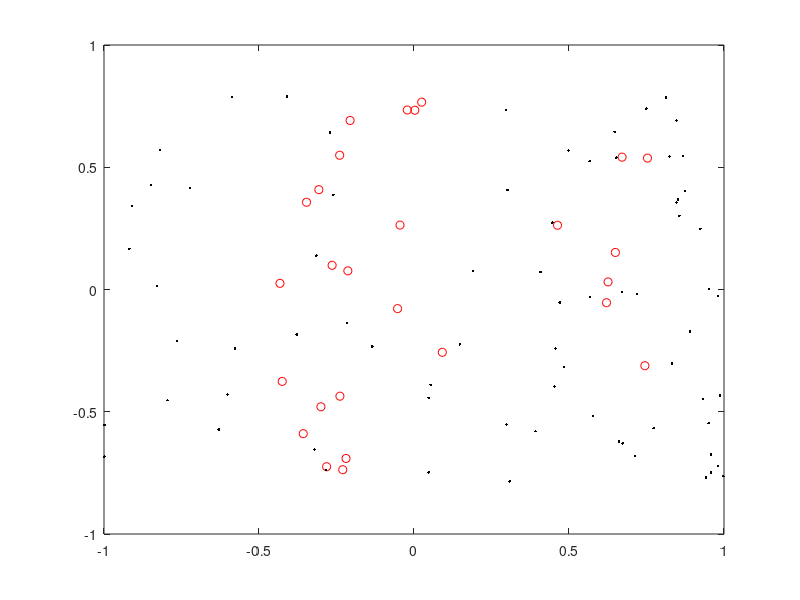
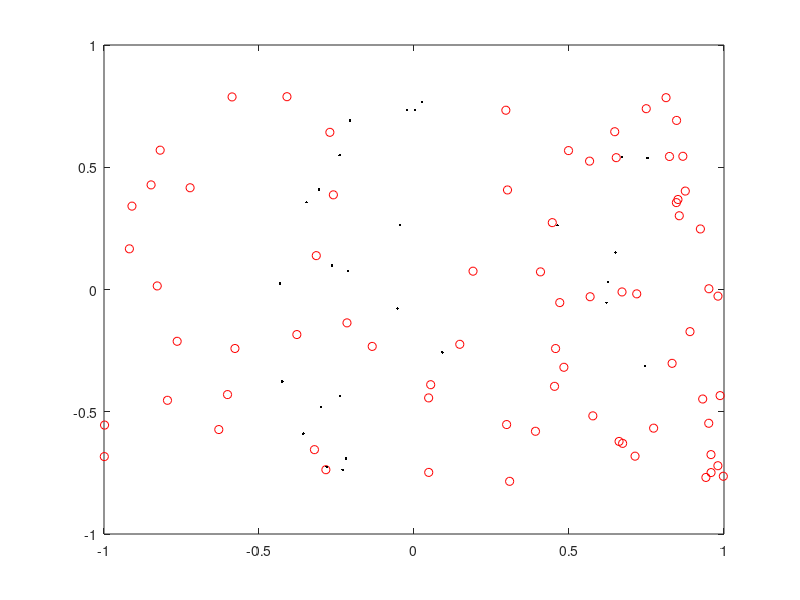

Write the MATLAB code that produced these figures, in order.

clc;
clear;

data_x=importdata('zestaw_12-train_set.txt');
%%3 wyrzucone, bo korelowało się z 1
data = data_x(:,[1,2,4,5]);

var_count=3;
class_count=2;
sample_count=size(data,1);

data_norm=zeros(sample_count,var_count);
data_center=zeros(sample_count,var_count);
labels=-1*ones(sample_count,class_count);
avg=zeros(var_count,1);

cos2=zeros(var_count);
var_ranking=zeros(class_count,var_count);
original_var_no=1:1:var_count;
min_max = zeros(var_count,2);

for i=1:1:var_count
   avg(i)=mean(data(:,i));
   %min_max(i,:) = [min(data(:,i)), max(data(:,i))];
   %data_norm(:,i)=(data(:,i)-min(data(:,i)))/(max(data(:,i))-min(data(:,i)));
   %data_center(:,i)=data(:,i)-avg(i);
   data_norm(:,i) = data(:,i)-avg(i);
end

for i=1:1:sample_count
   labels(i,data(i,var_count+1))=1;
end

for class_no=1:1:class_count
    data_ort=data_norm;
    for sel_feature_no=1:1:var_count
        cos2=zeros(var_count,1);
        for var_no=sel_feature_no:1:var_count
            exp1=0;
            exp2=0;
            exp3=0;
           for i=1:1:sample_count
               exp1=exp1+data_ort(i,var_no)*labels(i,class_no);
               exp2=exp2+data_ort(i,var_no)^2;
               exp3=exp3+labels(class_no)^2;
           end
           cos2(var_no)=exp1^2/(exp2*exp3);
        end 
                
        [max_r, var_idx]=max(cos2);
        var_ranking(class_no,sel_feature_no)=original_var_no(var_idx);
        temp=data_ort(:,sel_feature_no);
        data_ort(:,sel_feature_no)=data_ort(:,var_idx);
        data_ort(:,var_idx)=temp;
        
        temp=original_var_no(sel_feature_no);
        original_var_no(sel_feature_no)=original_var_no(var_idx);
        original_var_no(var_idx)=temp;
        
        for i=sel_feature_no+1:1:var_count
            V=data_ort(:,sel_feature_no);
            U=data_ort(:,i);
            UprojV=((U'*V)/(V'*V))*V;
            UortV=U-UprojV;
            data_ort(:,i)=UortV;
        end
        
    end
    figure(3140+class_no);
    idx_pos=find(data_x(:,end)==class_no);
    idx_neg=find(data_x(:,end)~=class_no);
    plot(data(idx_pos,var_ranking(class_no,1)),data_x(idx_pos,var_ranking(class_no,2)),'ro');
    hold on;
    plot(data(idx_neg,var_ranking(class_no,1)),data_x(idx_neg,var_ranking(class_no,2)),'k.');
end


